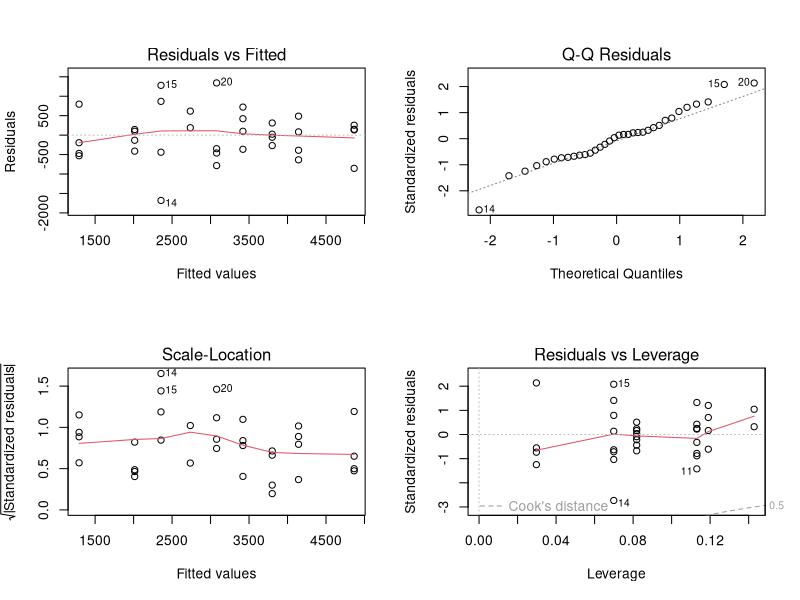
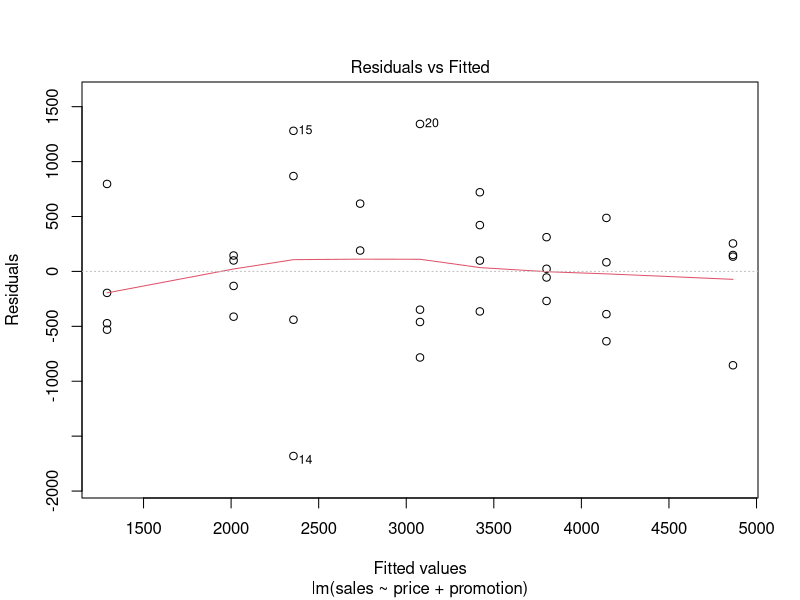
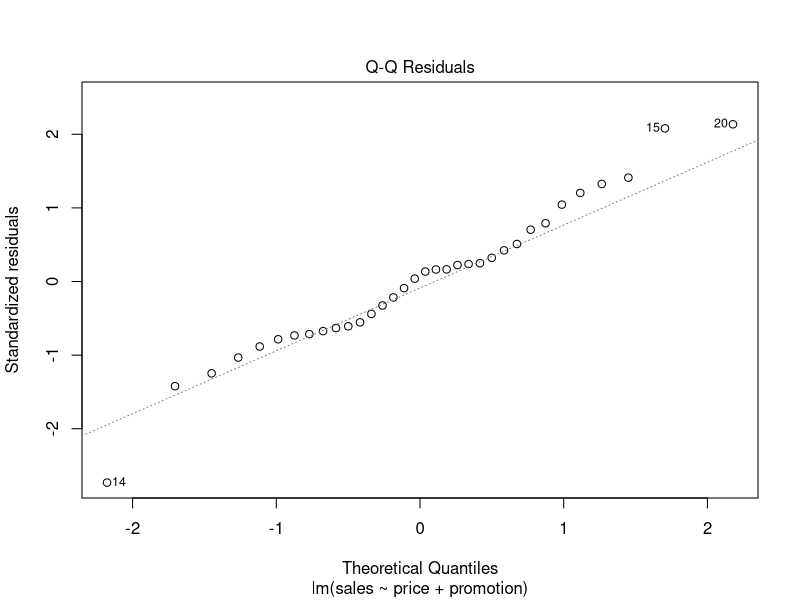
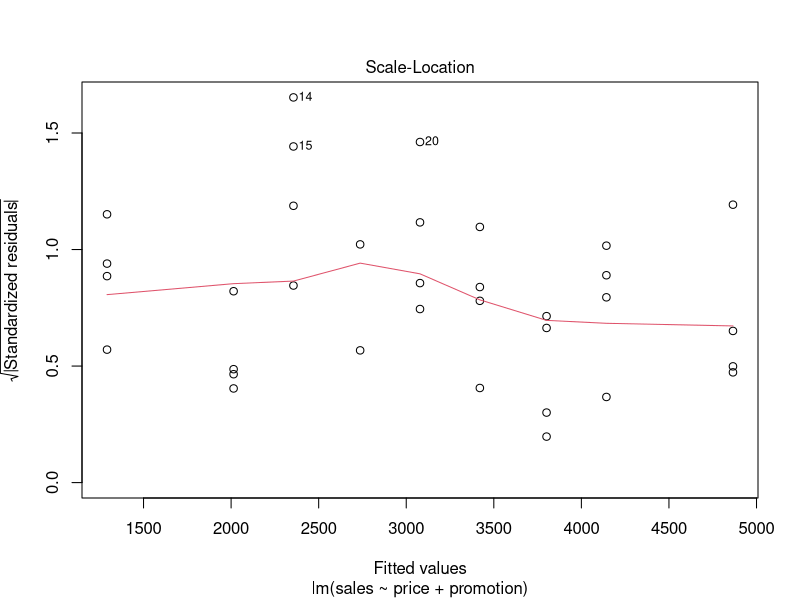
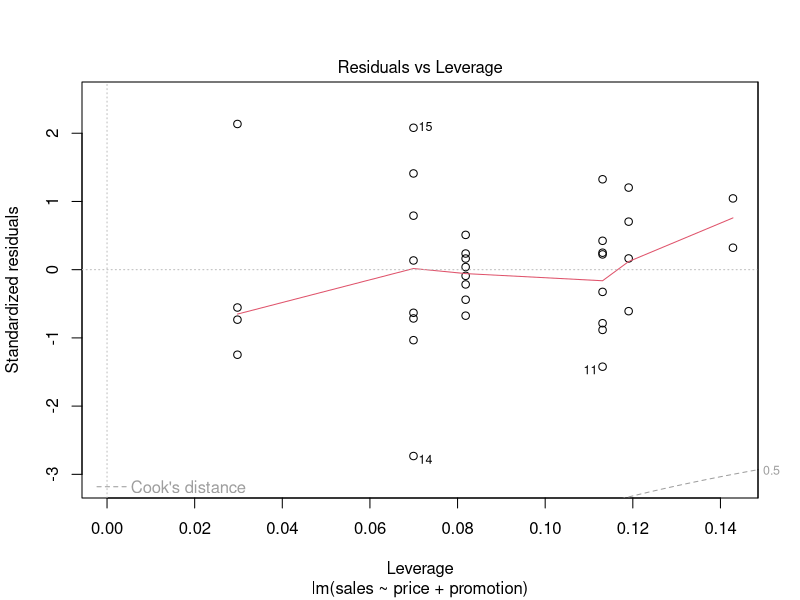
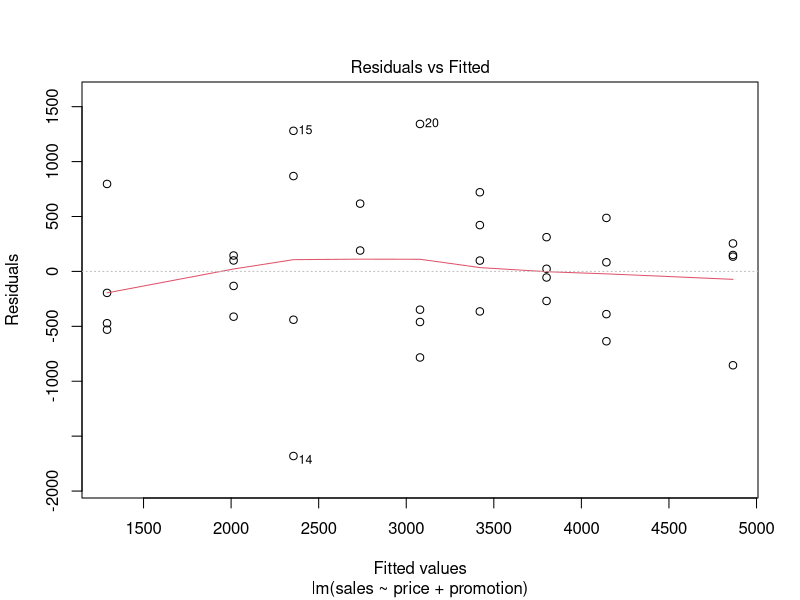
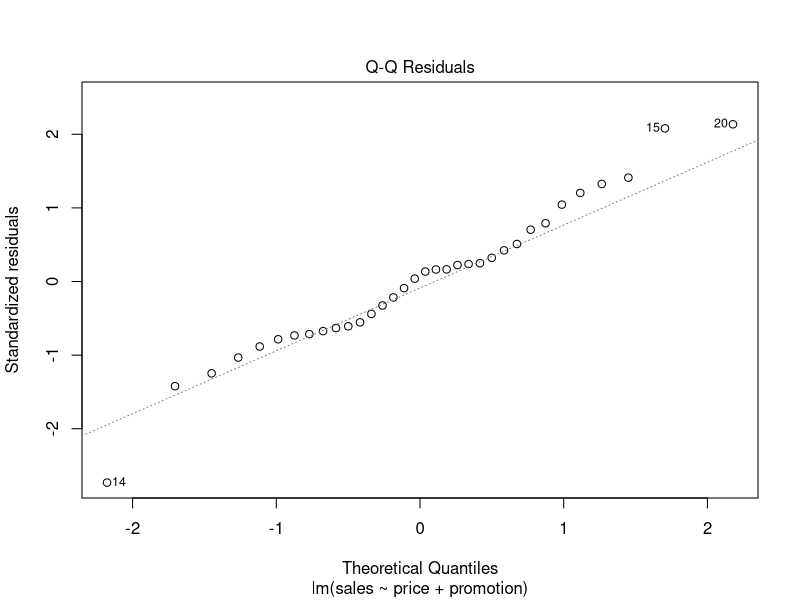
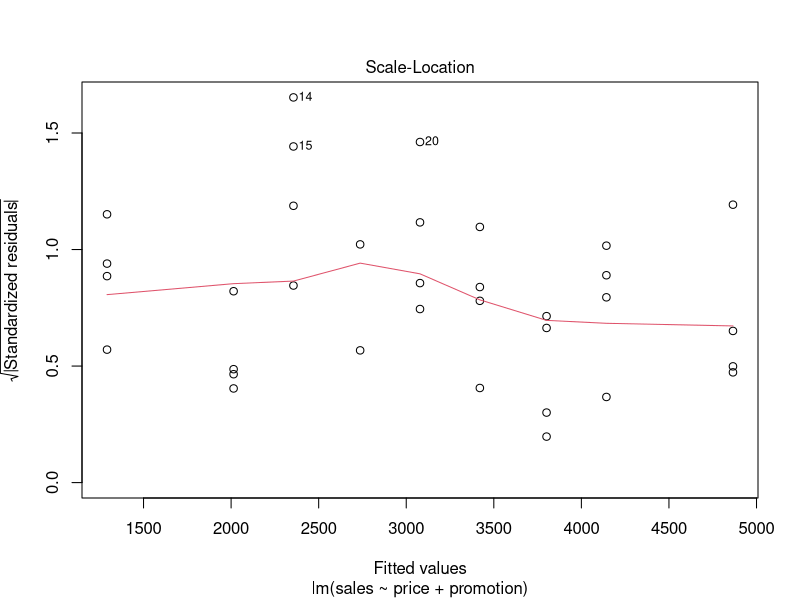

Reproduce these figures in R, in order.
sales= c(4141,3842,3056,3519,4226, 4630,3507,3754, 5000,5120,4011, 5015,1916,675, 3636,3224,2295, 2730,2618,4421, 4113,3746, 3532, 3825,1096, 761,2088,820,2114, 1882,2159,1602,3354,2927)
price = c(59,59,59,59,59,59,59,59,59,59,59,59, 79,79,79,79,79,79,79,79,79, 79,79,79,99,99, 99,99,99,99,99,99,99,99)
promotion= c(200,200,200,200,400,400,400,400, 600,600,600,600,200,200,200,200, 400,400,400,400,600,600,600,600, 200,200,200,200,400,400,400,400,600,600)
omni1 = data.frame(sales,price,promotion)
head(omni1)
omni = omni1
head(omni)
str(omni)
nrow(omni)
dim(omni)
# we want to see how Sales Qty depend on Price and Promotion Values
fit2 = lm(sales ~ price + promotion, data=omni)
summary(fit2)
names(summary(fit2))
summary(fit2)$adj.r.squared
coef(fit2)
summary(fit2)
range(omni$price) ; range(omni$promotion)
(ndata2 = data.frame(price=c(60,70,72), promotion=c(300,400,350)))
(p2sales = predict(fit2, newdata=ndata2, type='response'))
cbind(ndata2, p2sales)
head(omni)
par(mfrow=c(2,2))
plot(fit2)
par(mfrow=c(1,1))
plot(fit2)
plot(fit2,which=1)  # no pattern, equal variance
plot(fit2,2)  # Residuals are normally distributed
plot(fit2,3)  # No hetero-scedascity
plot(fit2,4)  # tells outliers which affect model
omni[c(11,14,15),]
